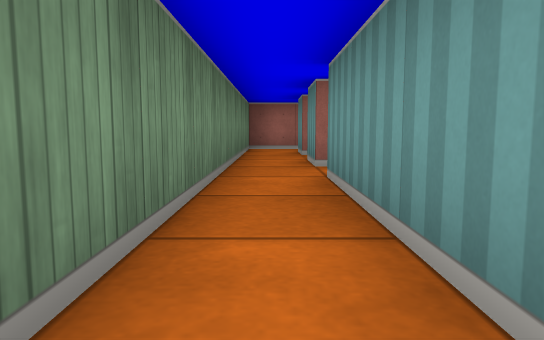
view 1 (above)

14 first-person views from a walk through a cub3D ray-caster map. The camera is about half as high as the walls, tilts 6° down and sees 70° across. The floor is counted in squares. Each view is taken from the middle of a square. On the plan, view 1 faces up. The plan holds only what a view shows up to about 9 squares ahead; the rest is blank.

view 2
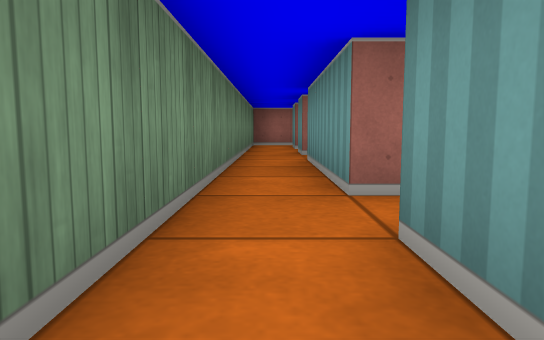

view 3
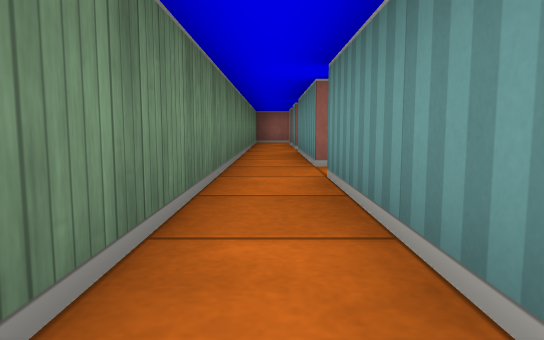

view 4
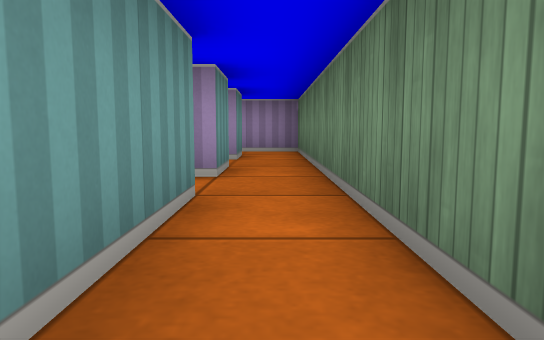

view 5
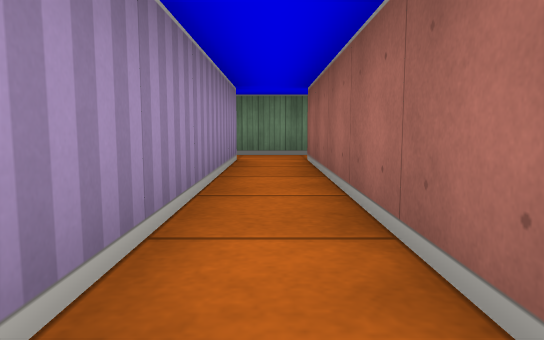

view 6
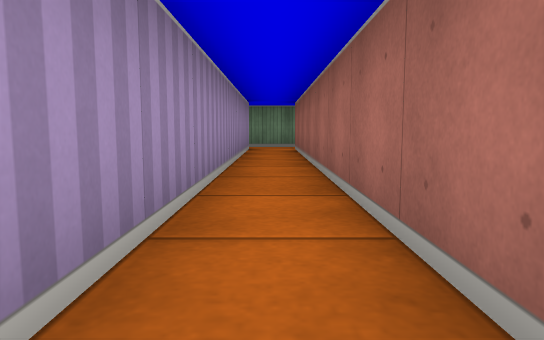

view 7
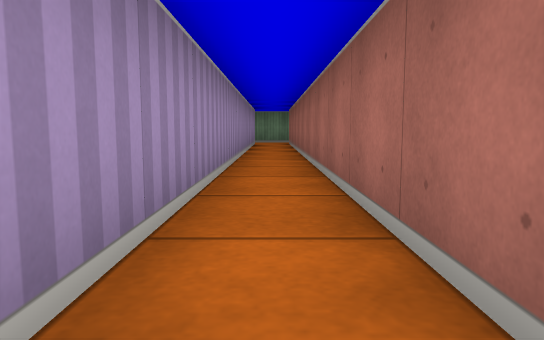

view 8
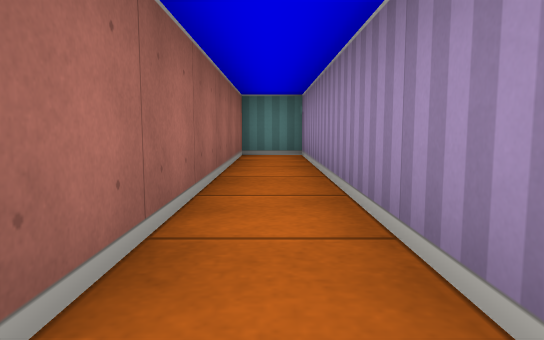

view 9
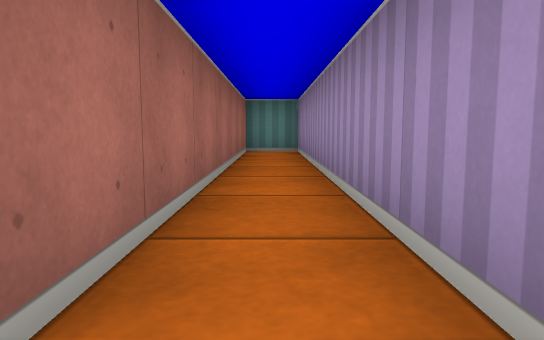

view 10
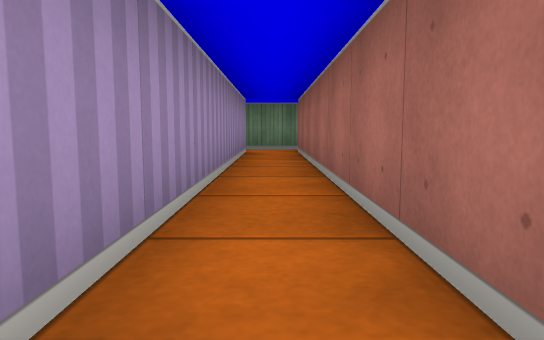

view 11
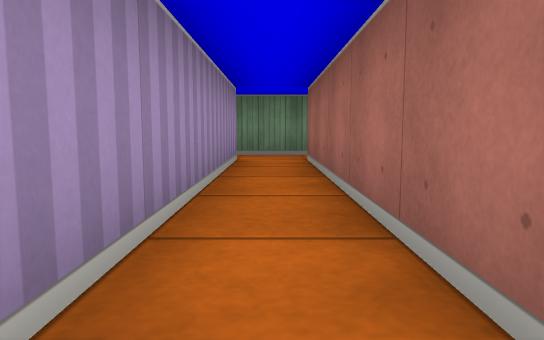

view 12
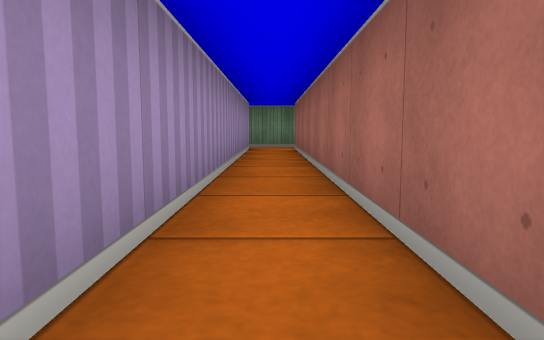

view 13
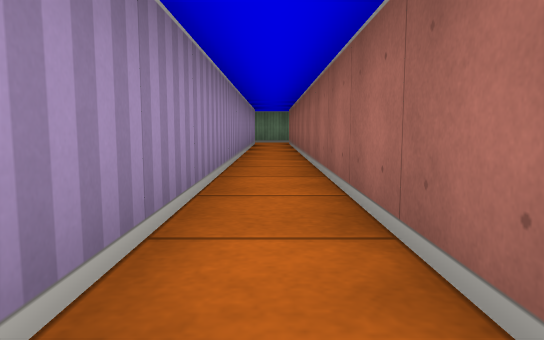

view 14
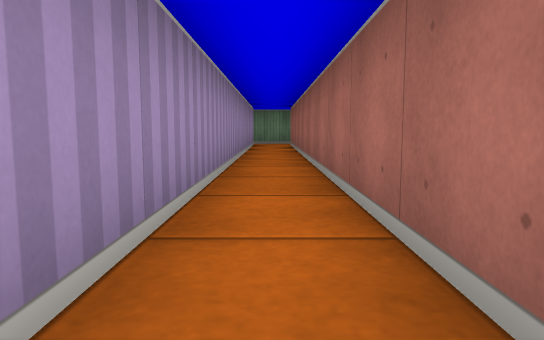

### Floor plan
Points are (right, up) in squares from view 1. A wall is a line through its corners. A room is listed if a view was taken in it or the views show most of it. See-through windows are left out.
Room 1 (view 1)
walls: (-0.5, 3.5) (-0.5, -0.5); (0.5, 0.5) (0.5, 3.5)
ways out: opening at (0, -1) to room 2; opening at (1, 0) to room 3; opening at (0, 3)
Room 2 (views 2, 3, 4, 5, 6, 7, 8, 9, 10)
walls: (0.5, -4.5) (15.5, -4.5) (15.5, -3.5) (0.5, -3.5) (0.5, -0.5); (-0.5, -0.5) (-0.5, -4.5)
ways out: opening at (0, -1) to room 1; opening at (0, -5)
Room 3 (views 11, 12, 13, 14)
walls: (11.4, 0.5) (0.5, 0.5); (0.5, -0.5) (11.4, -0.5)
ways out: opening at (1, 0) to room 1

Where each view was taken, in squares from view 1:
view 1: 0 up, 0 right, facing up
view 2: 2 down, 0 right, facing up
view 3: 4 down, 0 right, facing up
view 4: 1 down, 0 right, facing down
view 5: 4 down, 6 right, facing left
view 6: 4 down, 9 right, facing left
view 7: 4 down, 12 right, facing left
view 8: 4 down, 9 right, facing right
view 9: 4 down, 8 right, facing right
view 10: 4 down, 8 right, facing left
view 11: 0 up, 6 right, facing left
view 12: 0 up, 9 right, facing left
view 13: 0 up, 12 right, facing left
view 14: 0 up, 11 right, facing left
